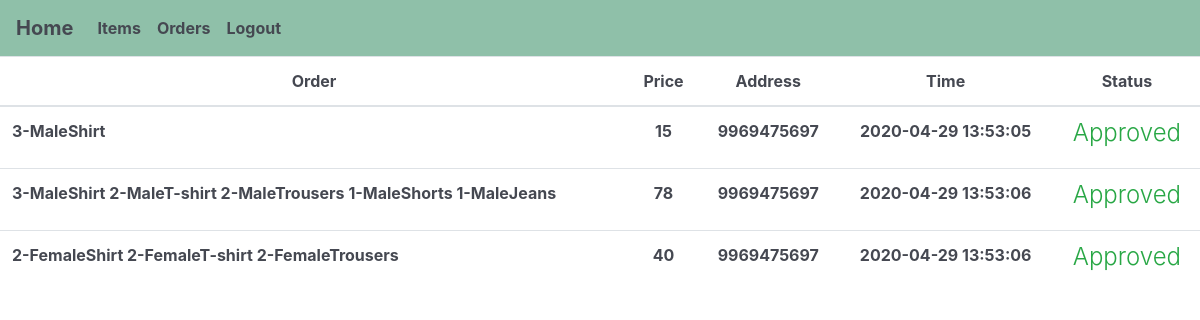
The page /orderReplied.php (signed in) on the database its author committed.
### tables this page shows
CREATE TABLE `orders` (
  `id` int(11) NOT NULL,
  `time` timestamp NOT NULL DEFAULT CURRENT_TIMESTAMP ON UPDATE CURRENT_TIMESTAMP,
  `user_id` int(11) NOT NULL,
  `product` varchar(1000) NOT NULL,
  `quantity` int(11) NOT NULL,
  `cost` float NOT NULL,
  `confirm` tinyint(1) NOT NULL DEFAULT '0',
  `type` varchar(20) NOT NULL
);

### orderReplied.php (the view, shortened to what this page needs)
<?php
include 'connection.php';
if(isset($_SESSION['User'])){
    $sql = "SELECT * FROM product";
    $result = mysqli_query($conn,$sql);
    $productName = array();
    while($row = mysqli_fetch_array($result,MYSQLI_ASSOC)){
        array_push($productName, $row['type'].$row['name']);
    }
    $sql = "SELECT * FROM `orders` WHERE confirm=1";
    $result = mysqli_query($conn,$sql);
    ?>
    <!DOCTYPE html>
    <html lang="en">
    <head>
    <link
        rel="stylesheet"
        href="https://maxcdn.bootstrapcdn.com/bootstrap/4.4.1/css/bootstrap.min.css"
    />
    <link rel="stylesheet" href="style.css" />
    </head>
    <body>
    <nav class="navbar navbar-expand-sm ">
            <a class="navbar-brand" href="welcomeLaundry.php">Home</a>
            <ul class="navbar-nav">
            <li class="nav-item">
                <a class="nav-link" href="products.php">Items</a>
            </li>
            <li class="nav-item">
                <a class="nav-link" href="orderReplied.php">Orders</a>
            </li>
            <li class="nav-item logout">
            <a href = "logout.php?logout" class="nav-link">Logout</a>
            </li>
        </ul>
    </nav>  <div class="container-fluid">
      <div class="row">
        <table class="table">
        <thead class = "text-center">
            <th >
                Order
            </th>
            <th >
                Price
            </th>
            <th>
                Address
            </th>
            <th >
                Time
            </th>
            <th>
                Status
            </th>
        </thead>
    <?php
            while($row = mysqli_fetch_array($result,MYSQLI_ASSOC))
            {
                $products = (unserialize(base64_decode($row['product'])));  ?>
            <tr>
                        <td><?php
                for($i=0;$i<10;$i++){
                    if($products[$i]>0){
                        echo $products[$i];
                        echo "-";
                        echo $productName[$i];
                    }
                }?>
           </td>
           <td class = "text-center">
                <?php echo ($row['cost']); ?>
            </td>
            <td class = "text-center">
                <?php
                $customerId = $row['user_id'];
                $sql2 = "SELECT `address` FROM `login` WHERE id = '".$customerId."'";
                $result2 = mysqli_query($conn,$sql2);
                $row2 = mysqli_fetch_array($result2,MYSQLI_ASSOC);
                echo $row2['address'];
                ?>
            </td>
            <td class = "text-center">
                <?php echo ($row['time']); ?>
            </td>
            <td class = "text-center">
                <?php
                    if($row['confirm']==0){
                        echo "-";
                    }else {
                        echo '<h4 class="text-center font-weight-light text-success">Approved</h4>';
                    }
                ?>
            </td>
            <?php
        }
        ?>
        </tr>
        </table>
      </div>
    </div>
    </body>
<?php
}
else{
    header("location:index.html");
}
?>

### style.css (style rules this page uses)
body { color: #454851; font-weight: bold; }
a, a:hover { color: #454851; font-style: none; }
.navbar { font-weight: bold; color: #454851; background-color: #8FC0A9; }
table { color: #454851 !important; }

### rows shown on the page
orders: product "3", i "MaleShirt", cost "15", user.address "9969475697", time "2020-04-29 13:53:05", confirm "Approved"
orders: i "3", i "MaleShirt", i "2", i "MaleT-shirt", i "MaleTrousers", product "1", i "MaleShorts", i "MaleJeans", cost "78", user.address "9969475697", time "2020-04-29 13:53:06", confirm "Approved"
orders: product "2", i "FemaleShirt", i "FemaleT-shirt", i "FemaleTrousers", cost "40", user.address "9969475697", time "2020-04-29 13:53:06", confirm "Approved"
